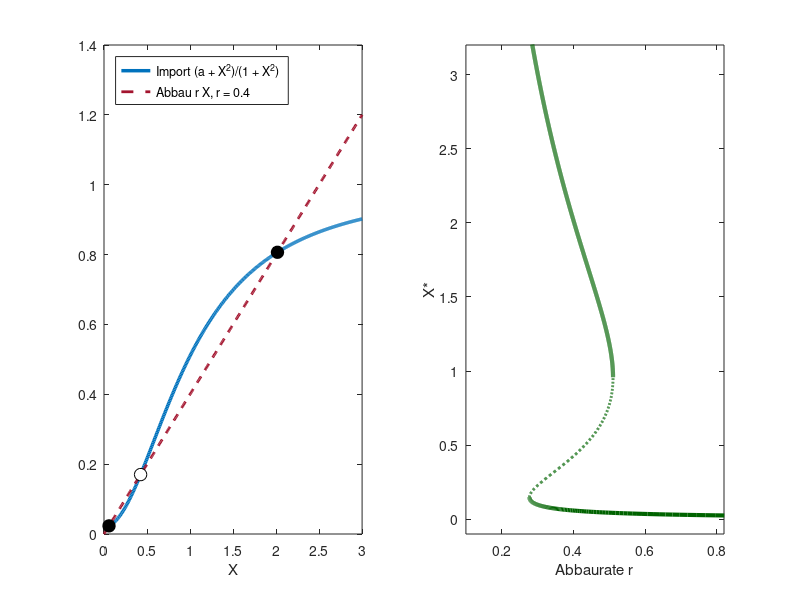

Write the MATLAB code that produced this figure.
% Abb. 3.18: Genschalter des lac-Operons (Buch, Abschnitt 3.3, Gl. 3.23)
% dX/dt = (a + X^2)/(1 + X^2) - r X mit a = 0.02; links Import und Abbau für r = 0.4, rechts X* in Abhängigkeit von r (Hysterese)
% (c) 2026 Philipp Kügler · Programm zum Buch „Dynamische Systeme in den Lebenswissenschaften“ · MIT-Lizenz (siehe LICENSE)
a = 0.02;
imp = @(X) (a + X.^2) ./ (1 + X.^2);
subplot(1, 2, 1);
X = linspace(0, 3, 400); r = 0.4;
plot(X, imp(X), 'Color', [0 0.447 0.741], 'LineWidth', 2.5); hold on
plot(X, r * X, '--', 'Color', [0.64 0.08 0.18], 'LineWidth', 2);
% stationär: (a + X^2) = r X (1 + X^2), also -r X^3 + X^2 - r X + a = 0
xs = sort(real(roots([-r 1 -r a])));
for i = 1:3
    if i == 2, fc = 'w'; else, fc = 'k'; end
    plot(xs(i), r * xs(i), 'ko', 'MarkerFaceColor', fc, 'MarkerSize', 9);
end
hold off
fprintf('r = 0.4: X* = %.3f  %.3f  %.3f  (aus, Schwelle, an)\n', xs);
xlabel('X'); legend('Import (a + X^2)/(1 + X^2)', 'Abbau r X, r = 0.4', 'Location', 'northwest');
% Bifurkationsdiagramm: zu jedem X* gehört r = Import(X*)/X*
subplot(1, 2, 2);
Xs = linspace(0.005, 4, 4000); R = imp(Xs) ./ Xs;
Rk = R; Rk(Xs >= 0.5) = Inf; [~, i1] = min(Rk);          % Umkehrpunkte der Kurve: kleinstes r auf dem unteren Ast,
Rg = R; Rg(Xs <= 0.5 | Xs >= 2) = 0; [~, i2] = max(Rg);  % größtes r auf dem mittleren Ast
gruen = [0 0.39 0];
plot(R(1:i1), Xs(1:i1), 'Color', gruen, 'LineWidth', 3); hold on
plot(R(i1:i2), Xs(i1:i2), '--', 'Color', gruen, 'LineWidth', 2);
plot(R(i2:end), Xs(i2:end), 'Color', gruen, 'LineWidth', 3); hold off
fprintf('bistabil für %.2f < r < %.2f\n', R(i1), R(i2));
xlim([0.1 0.82]); ylim([-0.1 3.2]); xlabel('Abbaurate r'); ylabel('X*');
